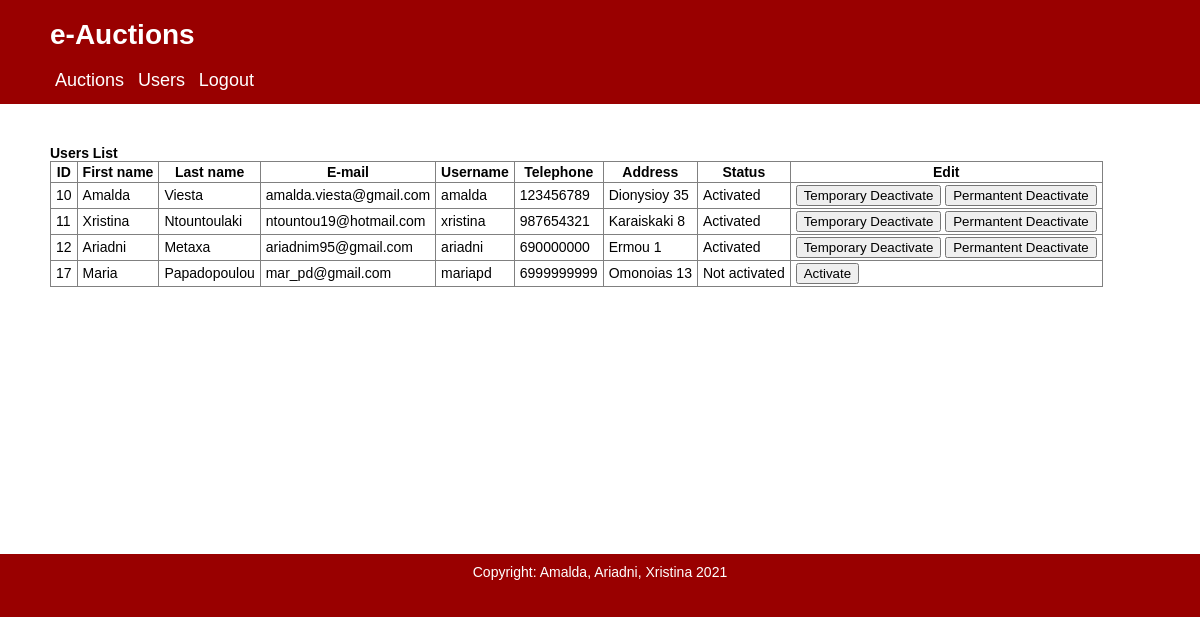
The page /users.php (signed in) on the database its author committed.
### tables this page shows
CREATE TABLE `users` (
  `user_id` int(11) NOT NULL,
  `status` int(11) NOT NULL COMMENT 'status id',
  `email` varchar(30) NOT NULL COMMENT 'το email του user',
  `username` varchar(30) NOT NULL COMMENT 'το username του user',
  `password` char(40) NOT NULL COMMENT 'το password του user',
  `firstname` varchar(30) NOT NULL COMMENT 'το first name του user',
  `lastname` varchar(30) NOT NULL COMMENT 'το last name του user',
  `address` varchar(30) DEFAULT NULL COMMENT 'το address του user',
  `telephone` varchar(15) DEFAULT NULL COMMENT 'το telephone του user',
  `approval_pom` int(11) DEFAULT NULL COMMENT 'id του εγκρίνοντα Provider/Moderator',
  `approval_date` date DEFAULT NULL COMMENT 'ημ/νια έγκρισης'
);

CREATE TABLE `user_status` (
  `u_status_id` int(11) NOT NULL,
  `u_status_descr` varchar(30) DEFAULT NULL COMMENT 'περιγραφή του κάθε κωδικού (id) status'
);

### users.php (the view, shortened to what this page needs)
<?php
	include('header.php');
	?>
	<b>Users List</b>
	<table class="mytable">
	<tr><th>ID</th><th>First name</th><th>Last name</th><th>E-mail</th><th>Username</th><th>Telephone</th><th>Address</th><th>Status</th><th>Edit</th></tr>
	<?php
	$query = "SELECT * FROM users, user_status WHERE users.status=user_status.u_status_id";
	$result = mysqli_query($con, $query);
	while($user = mysqli_fetch_assoc($result)){
		echo "<tr><td>".$user['user_id']."</td><td>".$user['firstname']."</td><td>".$user['lastname']."</td><td>".$user['email']."</td><td>".$user['username']."</td><td>".$user['telephone']."</td><td>".$user['address']."</td><td>".$user['u_status_descr']."</td><td>";
		$form_start = "<form action='users_action.php' method='POST'><input type='hidden' name='user_id' value='".$user['user_id']."'>";
		if($user['status']==0){
			echo $form_start.
			"<input type='submit' name='activate' value='Activate'>
			</form>";
		}elseif($user['status']==1){
			echo $form_start.
			"<input type='submit' name='activate' value='Activate'>
			<input type='submit' name='perm_deactivate' value='Permantent Deactivate'>
			</form>";
		}elseif($user['status']==2 && $_SESSION['isProvider']==1){
			echo $form_start.
			"<input type='submit' name='activate' value='Activate'>
			</form>";
		}elseif($user['status']==3){
			echo $form_start.
			"<input type='submit' name='temp_deactivate' value='Temporary Deactivate'>
			<input type='submit' name='perm_deactivate' value='Permantent Deactivate'>
			</form>";
		}
		echo "</td></tr>";
	}
	echo '</table>';
	include('footer.php');
?>

### style.css (style rules this page uses)
body { font: 100% Verdana, Arial, Helvetica, sans-serif; margin: 0; padding: 0; color: #000000; background-color: #990000; font-size: 14px; }
table { border-collapse: collapse; border: 1px solid grey; }
th, td { border: 1px solid grey; padding: 2px 5px 2px 5px; }

### rows shown on the page
users: user_id "10", firstname "Amalda", lastname "Viesta", email "amalda.viesta@gmail.com", username "amalda", telephone "123456789", address "Dionysioy 35", status.u_status_descr "Activated"
users: user_id "11", firstname "Xristina", lastname "Ntountoulaki", email "ntountou19@hotmail.com", username "xristina", telephone "987654321", address "Karaiskaki 8", status.u_status_descr "Activated"
users: user_id "12", firstname "Ariadni", lastname "Metaxa", email "ariadnim95@gmail.com", username "ariadni", telephone "690000000", address "Ermou 1", status.u_status_descr "Activated"
users: user_id "17", firstname "Maria", lastname "Papadopoulou", email "mar_pd@gmail.com", username "mariapd", telephone "6999999999", address "Omonoias 13", status.u_status_descr "Not activated"
